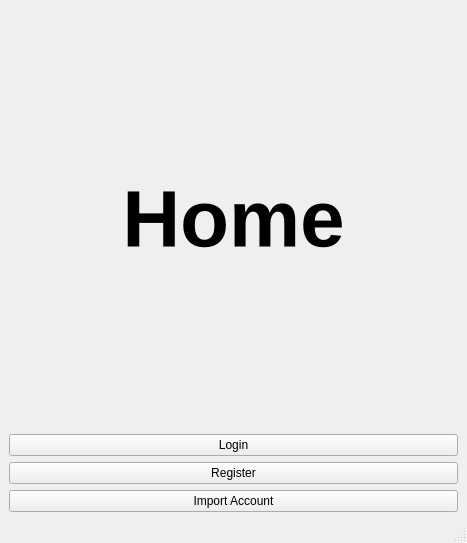
<?xml version="1.0" encoding="UTF-8"?>
<ui version="4.0">
 <class>MainWindow</class>
 <widget class="QMainWindow" name="MainWindow">
  <property name="geometry">
   <rect>
    <x>0</x>
    <y>0</y>
    <width>467</width>
    <height>543</height>
   </rect>
  </property>
  <property name="sizePolicy">
   <sizepolicy hsizetype="Fixed" vsizetype="Fixed">
    <horstretch>0</horstretch>
    <verstretch>0</verstretch>
   </sizepolicy>
  </property>
  <property name="windowTitle">
   <string>Password Manager - Home</string>
  </property>
  <widget class="QWidget" name="centralwidget">
   <layout class="QVBoxLayout" name="verticalLayout">
    <item>
     <widget class="QLabel" name="homeLabel">
      <property name="sizePolicy">
       <sizepolicy hsizetype="Preferred" vsizetype="Preferred">
        <horstretch>0</horstretch>
        <verstretch>0</verstretch>
       </sizepolicy>
      </property>
      <property name="font">
       <font>
        <pointsize>60</pointsize>
        <weight>75</weight>
        <bold>true</bold>
       </font>
      </property>
      <property name="text">
       <string>Home</string>
      </property>
      <property name="alignment">
       <set>Qt::AlignCenter</set>
      </property>
     </widget>
    </item>
    <item>
     <widget class="QPushButton" name="goToLoginButton">
      <property name="text">
       <string>Login</string>
      </property>
     </widget>
    </item>
    <item>
     <widget class="QPushButton" name="goToRegisterButton">
      <property name="text">
       <string>Register</string>
      </property>
     </widget>
    </item>
    <item>
     <widget class="QPushButton" name="goToImportButton">
      <property name="text">
       <string>Import Account</string>
      </property>
     </widget>
    </item>
   </layout>
  </widget>
  <widget class="QMenuBar" name="menubar">
   <property name="geometry">
    <rect>
     <x>0</x>
     <y>0</y>
     <width>467</width>
     <height>21</height>
    </rect>
   </property>
  </widget>
  <widget class="QStatusBar" name="statusbar"/>
 </widget>
 <resources/>
 <connections/>
</ui>
